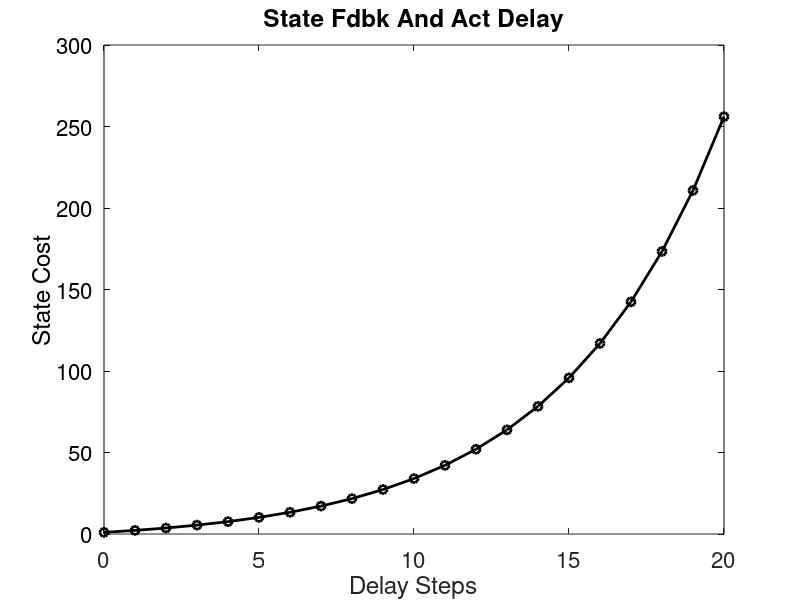

Source code (MATLAB):
%% Code to play with IFPs, Instability, and Delays
%% Initialize parameters
n=1; % Number of states (start with scalar)
% Initialize state matrices and useful placeholders
dummyI=eye(n);
% Check delays up to this many steps
maxDelay = 20;
aScalarStability=1.1; % Max eigenvalue of the discrete-time ring
delaySweep = 0:maxDelay;


% Initialize figure 
hold off; % to allow comparison of different n or a, start off 

% Choose one of these:
problemDef = 'State Fdbk And Act Delay';
% problemDef = 'Full Ctrl And Sense Delay';


%% Sweep through different delays
zeroRows = zeros(n,(maxDelay-2)*n);
if isempty(zeroRows); zeroRows = []; end
allCost = zeros(1,length(delaySweep));
for delInd = 1:length(delaySweep)
    delStep = delaySweep(delInd);
    % Build A-hat
    aStack = [];
    for stackInd = 1:maxDelay
        if delStep == 0
        aStack = blkdiag(aStack,dummyI*0);
        else
        aStack = blkdiag(aStack,dummyI);
        end
    end
    ringTmp = dummyI(:,[2:n 1]);
    ringStructure=(dummyI+ringTmp+ringTmp');
    numNeighbors=sum(ringStructure(:,1));
    ringScaled = ringStructure*aScalarStability/numNeighbors;
    
    Ahat = zeros(n*(maxDelay+1));
    Ahat(1:n,1:n) = ringScaled;
    Ahat(1:(end-n),n+1:end) = aStack;
    % Build B or C, depending on case
    bcStack = [];
    for stackInd = 1:maxDelay
        if stackInd == delStep
            isActive = 1;
        else
            isActive = 0;
        end
        bcStack = blkdiag(bcStack,dummyI*isActive);
    end
    if delStep == 0
        BC = eye(size(Ahat,1));
    else
        BC = [zeros(n,n*maxDelay);bcStack];

    end
    % State Costs / State Disturbance (IFP States are Free/Perfect)
    QW=blkdiag(dummyI,bcStack*0); 
    % Control Costs / Estimator Noise (IFP States are Free/Perfect)
    RN=eps*eye(size(BC,2));
    % Solve a Riccati equation to get K
    K = dlqr(Ahat,BC,QW,RN);

    
    % We now have all the matrices we need.
    % If you wanted to "knock down" IFPs by some scaling factor, 
    % you could do that here.
    
    switch problemDef
        case 'State Fdbk And Act Delay'
            B = BC;
            C = eye(size(Ahat,1));
            Acl = Ahat-B*K*C;
        case 'Full Ctrl And Sense Delay'
            B= eye(size(Ahat,1));
            Ahat = Ahat';
            C = BC';
            K = K';
            Acl = (Ahat-B*K*C)';
        otherwise
            error
    end

    J = dlyap(Acl,QW);
    
    % The ones of the impulse vector define the states for which
    % disturbances are allowed to enter the system. If only the first n
    % states are allowed, then the plant can be disturbed while the
    % controller is delayed but internally noiseless.
    impvec = zeros(1,size(Ahat,1));
    impvec(1:n) = 1;
    allCost(delInd) = impvec*J*impvec';
end

%% Make summary figure

% figure; % Might uncomment this depending on how you do your tests

plot(0:(maxDelay), allCost,'ko-','LineWidth',2)
hold on
set(gca,'Ycolor','k')


ylabel('State Cost')
xlabel('Delay Steps')
title(problemDef)

set(gca,'FontSize',16)

